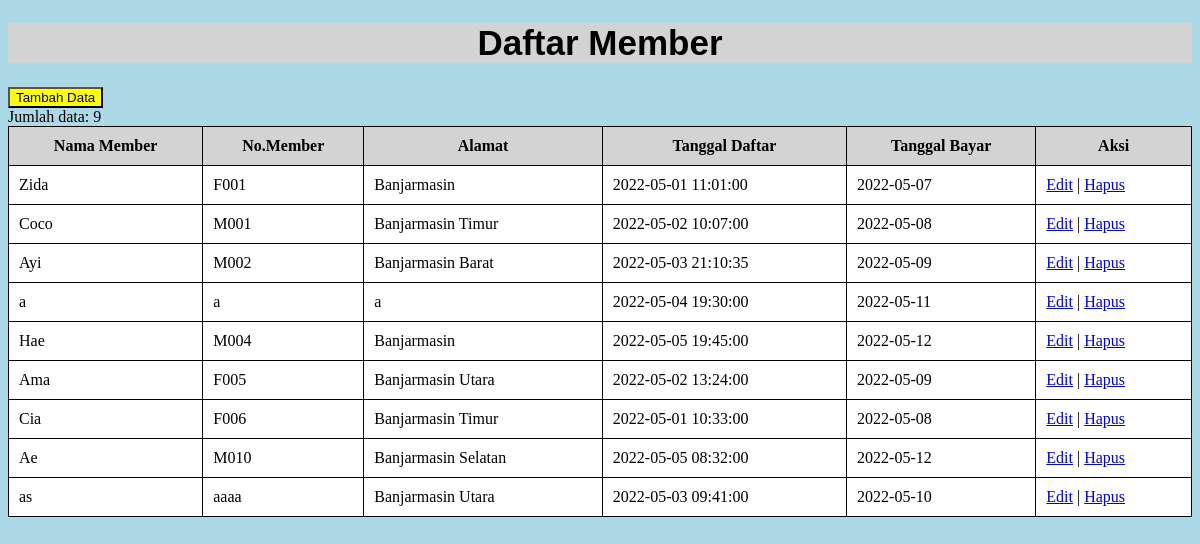
/Member.php, run on an earlier commit of the app's database.
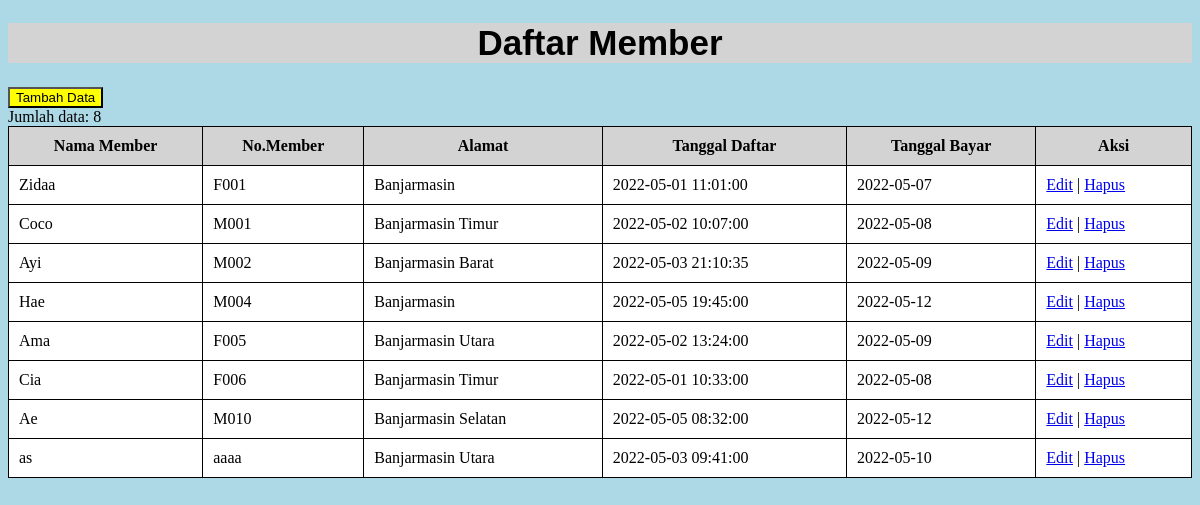
And on a later commit of the database.
### tables this page shows
CREATE TABLE `member` (
  `id_member` int(11) NOT NULL AUTO_INCREMENT,
  `nama_member` varchar(250) NOT NULL,
  `nomor_member` varchar(15) NOT NULL,
  `alamat` text NOT NULL,
  `tgl_mendaftar` datetime NOT NULL,
  `tgl_terakhir_bayar` date NOT NULL,
  PRIMARY KEY (`id_member`)
);

### Koneksi.php (called while the page is built)
<?php
function connect()
{
    try {
        $connect = new PDO(
            'mysql:host=localhost;dbname=prak501','root','',
            array(PDO::ATTR_ERRMODE, PDO::ERRMODE_EXCEPTION, PDO::ATTR_PERSISTENT => true)
        );
    } catch (PDOException $e) {
        print "Gagal Terhubung ke Database: " . $e->getMessage() . "<br/>";
        die();
    }
    return $connect;
}

### Model.php (the view, shortened to what this page needs)
<?php
    require 'Koneksi.php';
    function tampilkan($table){
        $connection = connect() -> prepare("SELECT * FROM $table");
        $connection -> execute();
        $result = $connection -> fetchAll();
        if (!empty($result)) {
            if ($table == "buku") {
                foreach ($result as $data) {
                    echo "<tr>";
                    echo "<td>" . $data['judul_buku'] . "</td>";
                    echo "<td>" . $data['penulis'] . "</td>";
                    echo "<td>" . $data['penerbit'] . "</td>";
                    echo "<td>" . $data["tahun_terbit"] . "</td>";
                    echo "<td>";
                        echo "<a href='FormBuku.php?id_buku=" . $data['id_buku'] . "'>Edit</a>";
                        echo " | ";
                        echo "<a href='Buku.php?id_buku=" . $data['id_buku'] . "' onclick=\"return confirm('Apakah anda yakin ingin menghapus?')\">
                                Hapus</a>";
                    echo "</td>";
                    echo "</tr>";
                }   echo "<br/>";
                    echo "Jumlah data: ".count($result);
            } elseif ($table == "member") {
                foreach ($result as $data) {
                    echo "<tr>";
                    echo "<td>" . $data['nama_member'] . "</td>";
                    echo "<td>" . $data['nomor_member'] . "</td>";
                    echo "<td>" . $data['alamat'] . "</td>";
                    echo "<td>" . $data["tgl_mendaftar"] . "</td>";
                    echo "<td>" . $data["tgl_terakhir_bayar"] . "</td>";
                    echo "<td>";
                        echo "<a href='FormMember.php?id_member=" . $data['id_member'] . "'>Edit</a>";
                        echo " | ";
                        echo "<a href='Member.php?id_member=" . $data['id_member'] . "' onclick=\"return confirm('Apakah anda yakin ingin menghapus?')\">
                                Hapus</a>";
                    echo "</td>";
                    echo "</tr>";
                }   echo "<br/>";
            }
        }
    }
?>

### Member.php (shortened to what this page needs)
<?php
    require 'Model.php';
?>
<!DOCTYPE html>
<html lang="en">
<head>
</head>
<body>
    <h1>Daftar Member</h1>
    <a href="FormMember.php"><button>Tambah Data</button></a>
    <table>
        <tr>
            <th>Nama Member</th>
            <th>No.Member</th>
            <th>Alamat</th>
            <th>Tanggal Daftar</th>
            <th>Tanggal Bayar</th>
            <th>Aksi</th>
        </tr>
        <?php
            tampilkan("member");
        ?>
    </table>
</body>
</html>

### Member.php (style rules this page uses)
table,th,td { border-collapse: collapse; border: solid 1px; padding:10px; background-color: white; }
table { width: 100%; }
th { background-color: lightgrey; }
button { align: right; }
h1 { font-family: arial; font-size:35px; background-color: lightgrey; text-align: center }
body { background-color: lightblue; }
button { background-color: yellow; font-family: arial; font-style: bold; }

What changed in the data, as far as the page shows it:
removed member: nama_member "a", nomor_member "a", alamat "a", tgl_mendaftar "2022-05-04 19:30:00", tgl_terakhir_bayar "2022-05-11"
changed member: nama_member "Zida" → "Zidaa"
Also different on the page:
text written by a page script: "Jumlah data: 9" → "Jumlah data: 8"
